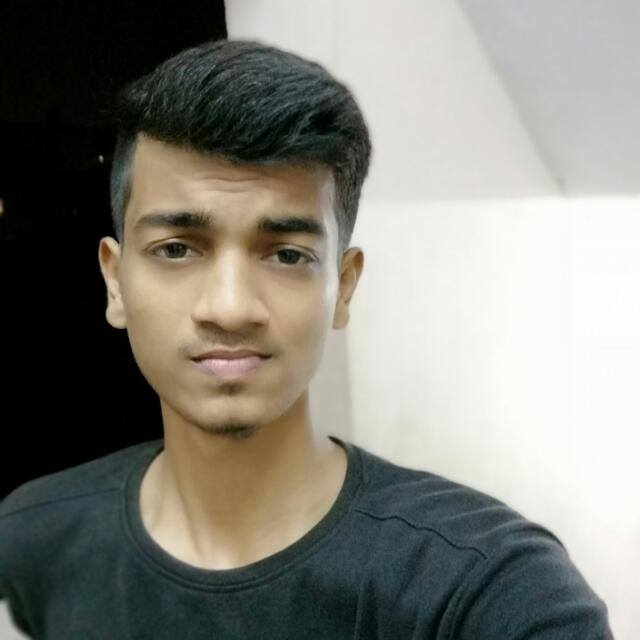
#> input picture opencv/pp.jpg, 640 x 640 px
$ jupyter execute --allow-errors 'Image Manipulation.ipynb'
#> lines starting #> are read from the running program, lines starting #| are printed output that depends on the picture; after the words box and inside, x2 and y2 are one past the last pixel; in counts of white or black regions, pixels touching at a corner belong together
# TRANSLATION

[cell 1]
import cv2
import numpy as np

[cell 2]
img = cv2.imread('./pp.jpg')
#> img is the input picture: shape (640, 640, 3); mean B, G, R 123.2, 130.6, 131.6

#store height and width
height, width = img.shape[:2]
#> height = 640; width = 640

qHeight, qWidth = height/4, width/4
#> qHeight = 160; qWidth = 160


#       | 1  0  Tx |
#   T = | 0  1  Ty |    (created by below code)


#T is translation matrix, float 32 defines data type for T
T = np.float32([[1, 0, qWidth], [0, 1, qHeight]])
#> T = [[1, 0, 160], [0, 1, 160]]


#we use warpaffine() to transform image using translation matrix T

translated_img = cv2.warpAffine(img, T, (width, height))
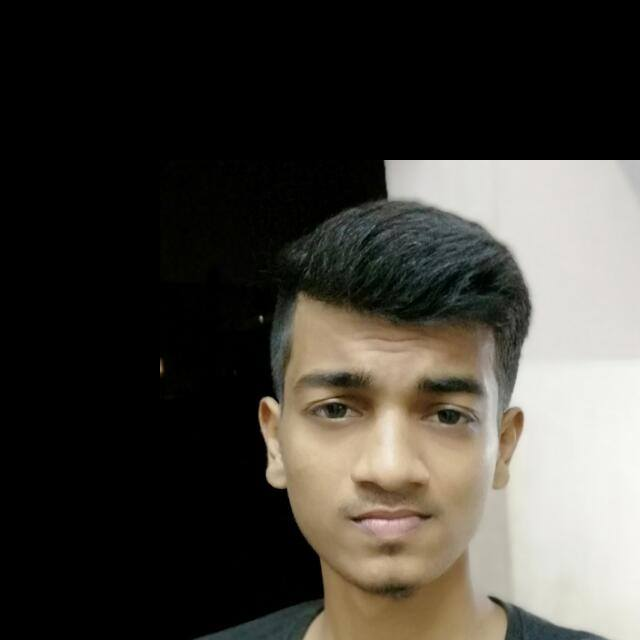
#> translated_img: shape (640, 640, 3); mean B, G, R 57.6, 63.7, 66.9


cv2.imshow('translated image', translated_img)

cv2.waitKey(0)
cv2.destroyAllWindows()

[cell 3]
T
#> Out = [[1, 0, 160], [0, 1, 160]]

# ROTATION

[cell 4]
img = cv2.imread('./pp.jpg')

#store height and width
height, width = img.shape[:2]


#rotation matrix : M, cv2.getRotationMatrix2D is used to form M
M = cv2.getRotationMatrix2D((width/2, height/2), 90, 3)

rotated_img = cv2.warpAffine(img, M, (width, height))
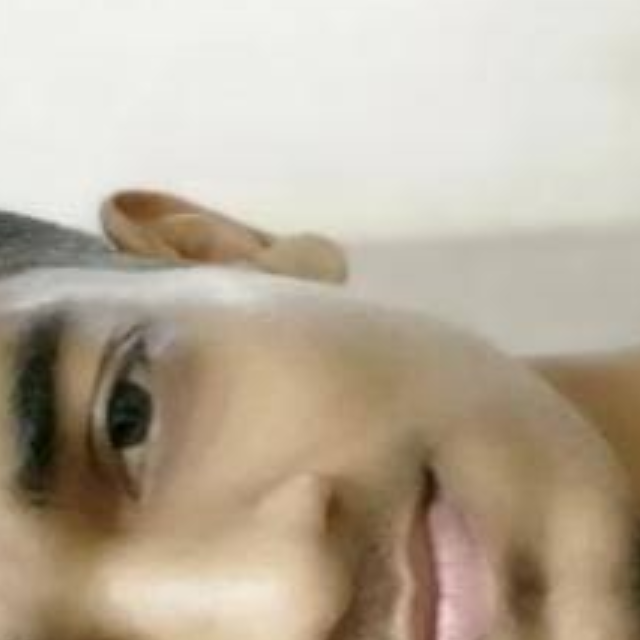
#> rotated_img: shape (640, 640, 3); mean B, G, R 155.4, 173.6, 185.6


cv2.imshow('ROTATED IMAGE', rotated_img)

cv2.waitKey(0)
cv2.destroyAllWindows()

[cell 5]
#Other option to rotate : Transpose!

img = cv2.imread('./pp.jpg')
rotated_img = cv2.transpose(img)
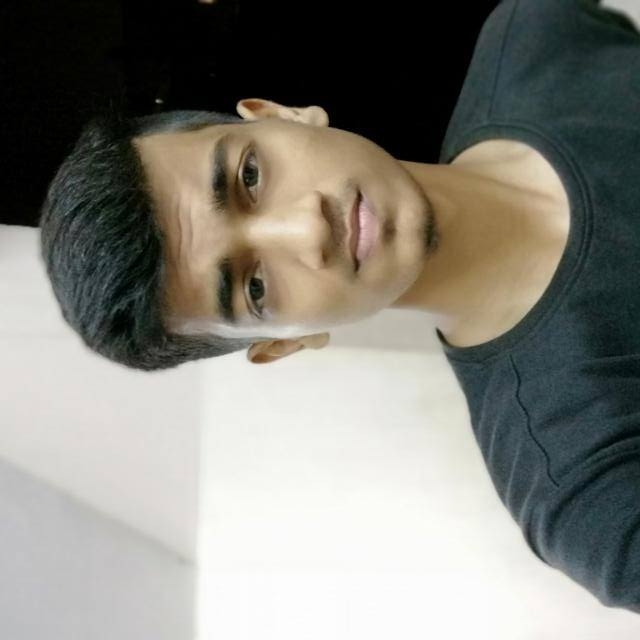
#> rotated_img: shape (640, 640, 3); mean B, G, R 123.2, 130.6, 131.6


cv2.imshow('ROTATED IMAGE', rotated_img)

cv2.waitKey(0)
cv2.destroyAllWindows()

# Resizing, scaling and interpolation

[cell 6]
#interpolation methods : cv2.INTER_ (press tab) -------> fills the gaps when small img is reshaped into larger one

img = cv2.imread('./pp.jpg')

#RESIZING : cv2.resize

#making img 3/4th of its original
scaled_img = cv2.resize(img, None, fx=0.75, fy=0.75)

cv2.imshow('Scaling - Linear Interpolation (default)', scaled_img)
cv2.waitKey()


#double the size
scaled_img = cv2.resize(img, None, fx=2, fy=2, interpolation = cv2.INTER_CUBIC)
#> scaled_img: shape (1280, 1280, 3)

cv2.imshow('Scaling - CUBIC Interpolation', scaled_img)
cv2.waitKey()


#SKEW
scaled_img = cv2.resize(img, (900,400), interpolation = cv2.INTER_AREA)
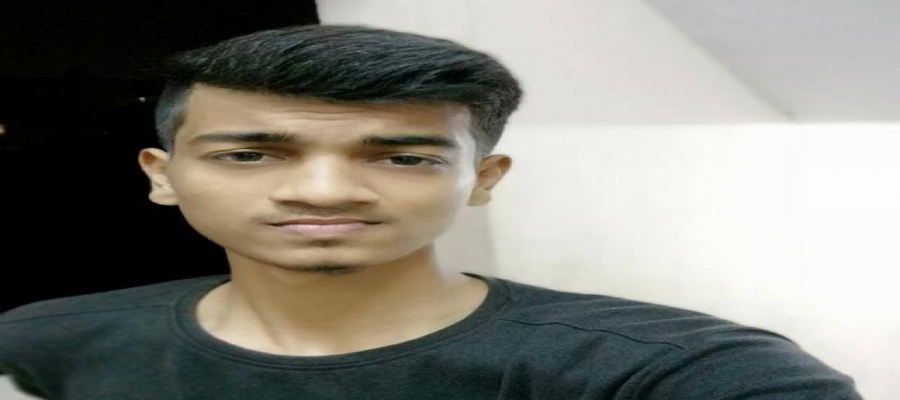
#> scaled_img: shape (400, 900, 3); mean B, G, R 123.2, 130.6, 131.6

cv2.imshow('SCALING - SKEWED SIZE - AREA INTERPOLATION (BETTER)', scaled_img)
cv2.waitKey()


cv2.destroyAllWindows()

[cell 7]
#ANOTHER TECHNIQUE : IMAGE PYRAMIDING - UPASCALE/DOWNSCALE


img = cv2.imread('./pp.jpg')

smaller_img = cv2.pyrDown(img)
original_img = cv2.pyrUp(smaller_img)

cv2.imshow("original", img)
cv2.imshow("smaller image", smaller_img)
cv2.imshow("small img upscaled to original (wil be blurrry)", original_img)

cv2.waitKey(0)
cv2.destroyAllWindows()

# CROPPING

[cell 8]
# NO direct function, omnly numpy

img = cv2.imread('./pp.jpg')
height, width = img.shape[:2]


#starting pixel : top left of image to be cropped
start_row, start_col = int(height * .25), int(width * .25)

#end pixel : bottom-right of image to e cropped
end_row, end_col = int(height * .75), int(width * .75)

#use indexing to crop
cropped_img = img[start_row:end_row, start_col:end_col]
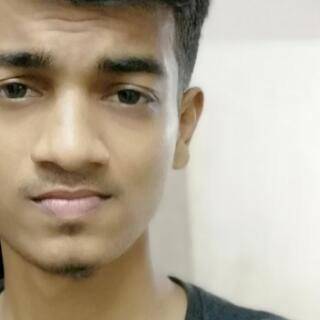
#> cropped_img: shape (320, 320, 3); mean B, G, R 150.6, 169.3, 181.3


cv2.imshow('original', img)
cv2.waitKey()
cv2.imshow('cropped', cropped_img)
cv2.waitKey()

cv2.destroyAllWindows()

# ARITHEMATIC OPERATIONS

========================================

eg.)  Adding or subtracting Matrices to array, we can increase or decrease brightness

[cell 9]
img = cv2.imread('./pp.jpg')


#create matrix we want to add or subtract
M = np.ones(img.shape, np.uint8) * 75


#cv2.add() : increases brightness
added = cv2.add(img, M)
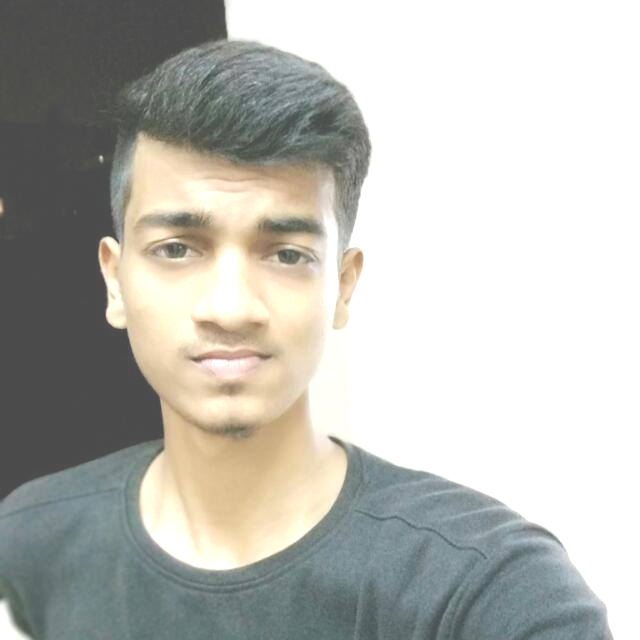
#> added: shape (640, 640, 3); mean B, G, R 180.9, 186.6, 186.6
cv2.imshow("ADDED M", added)


#cv2.subtract() : decrease brightness
subtracted = cv2.subtract(img, M)
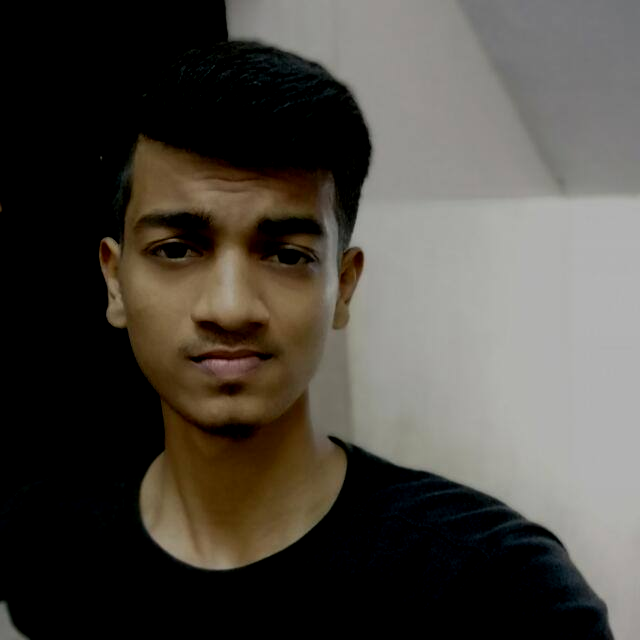
#> subtracted: shape (640, 640, 3); mean B, G, R 66, 72.6, 76.7
cv2.imshow("SUBTRACTED M", subtracted)


cv2.waitKey()
cv2.destroyAllWindows()

# BITWISE OPERATION AND MASKING

#Here were using grayscale, hence 2d
#if colored image,  we'd have used :
#             recangle = np.zeros((300, 300, 3), np.uint8)

[cell 10]
#drawing a RECTANGLE

bg = np.zeros((300, 300), np.uint8)
cv2.rectangle(bg, (10,10), (290,230), (234, 12,96), 3)
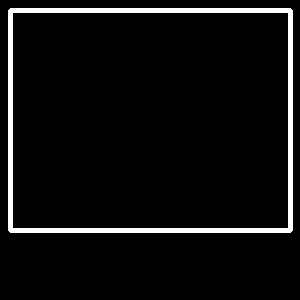
#> bg: shape (300, 300); values 0 (black) and 234 (white), 5.5% white; 1 white region, box (x1, y1, x2, y2) and area: (8, 8, 293, 233) 4988

cv2.imshow("rect drawn", bg)
cv2.waitKey()
#> (the rest of this cell did not finish here and is left out)

[cell 11]
#DRAWING RECT

rect = np.zeros((300, 300), np.uint8)
cv2.rectangle(rect, (10,10), (290,230), (234, 12,96),-1)
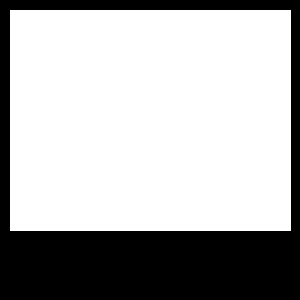
#> rect: shape (300, 300); values 0 (black) and 234 (white), 69% white; 1 black region, box (x1, y1, x2, y2) and area: (0, 0, 300, 300) 27899

cv2.imshow("rect drawn", rect)
cv2.waitKey(0)

[cell 12]
#Draw ELLIPSE

ellipse = np.zeros((300, 300), np.uint8)
cv2.ellipse(ellipse, (150,150), (150,150), 30, 0, 180, (254, 50,12), -1)
#> ellipse: shape (300, 300); values 0 (black) and 254 (white), 39.6% white; 1 white region, box (x1, y1, x2, y2) and area: (0, 75, 281, 300) 35626

cv2.imshow("ellipse drawn", ellipse)

cv2.waitKey()
cv2.destroyAllWindows()

# BITWISE OPERATION AND MASKING : Experimenting

[cell 13]
#Here were using grayscale, hence 2d
#if colored image,  we'd have used :
#             recangle = np.zeros((300, 300, 3), np.uint8)

[cell 14]
#shows either square or ellipse
And = cv2.bitwise_and(rect, ellipse)
cv2.imshow("and", And)
cv2.waitKey(0)


#shows both square and ellipse
Or = cv2.bitwise_or(rect, ellipse)
cv2.imshow("or", Or)
cv2.waitKey(0)


#shows everything where either exist by themselves
Xor = cv2.bitwise_xor(rect, ellipse)
cv2.imshow("xor", Xor)
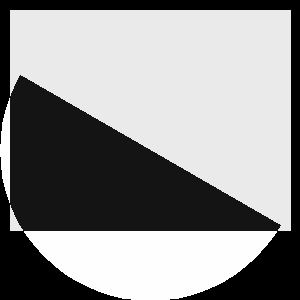
#> window 'xor': shape (300, 300); min 0, max 254, mean 145.4
cv2.waitKey(0)


Not = cv2.bitwise_not(rect)
cv2.imshow("not", Not)
cv2.waitKey(0)


cv2.destroyAllWindows()

# CONVOLUTION AND BLURRING

[cell 15]
img = cv2.imread('./pp.jpg')
cv2.imshow('Original', img)
cv2.waitKey(0)

#creating kernel : 3x3 (kernel is subset of bg)
kernel_3x3 = np.ones((3,3), np.float32)/9

#cv2.filter2D : convolves the kernel with img
blur_img = cv2.filter2D(img, -10, kernel_3x3)

cv2.imshow('3x3 kernel blurr', blur_img)
cv2.waitKey(0)


#more blurrr --> increase kernel dimension
#creating kernel : 7x7 (kernel is subset of bg)
kernel_7x7 = np.ones((7,7), np.float32)/49

#cv2.filter2D : convolves the kernel with img
blur_img = cv2.filter2D(img, -1, kernel_7x7)

cv2.imshow('7x7 kernel blurr', blur_img)
cv2.waitKey(0)


cv2.destroyAllWindows()

[cell 16]
#Other commonly used : blurring techniques

img = cv2.imread('./pp.jpg')


#Box filter
blur_boxFilter = cv2.blur(img, (3,3))
cv2.imshow('Averaging box filter', blur_boxFilter)
cv2.waitKey(0)


#gaussian kernel : peak towards center and slowly fades
Gaussian_blur = cv2.GaussianBlur(img, (7,7), 0)
cv2.imshow('Blur gausian', Gaussian_blur)
cv2.waitKey(0)


#median blurring : element replaced with its median value
median_blur = cv2.medianBlur(img, 5)
cv2.imshow('Blur median', median_blur)
cv2.waitKey(0)


#Bilateral : removes noise by keeping edges sharp
bilateral_blur = cv2.bilateralFilter(img, 9, 75, 75)
cv2.imshow('Blur bilateral', bilateral_blur)
cv2.waitKey(0)


cv2.destroyAllWindows()

[cell 17]
#IMAGE DE-NOISING : NON-LOCAL-MEANS-DE-NOISING


img = cv2.imread('./pp.jpg')

#Fast means denoising :
#home_made dslr effect
dst = cv2.fastNlMeansDenoisingColored(img, None, 6, 6, 7, 21)
cv2.imshow('FAST MEANS DENOISING', dst)
cv2.waitKey(0)
cv2.destroyAllWindows()
